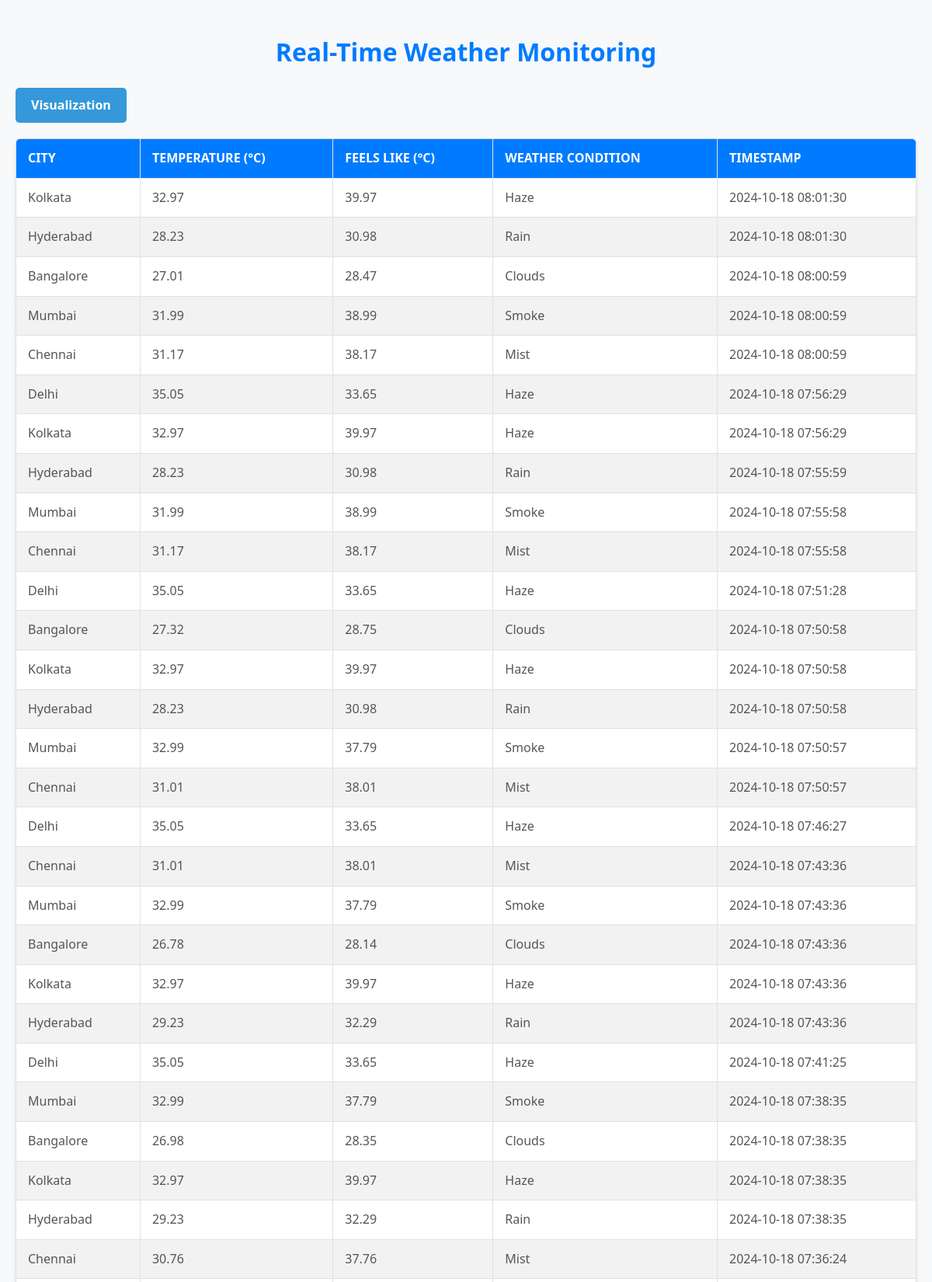
The page / (upper part) on the database its author committed.
### tables this page shows
CREATE TABLE weather (
            id INTEGER PRIMARY KEY AUTOINCREMENT,
            city TEXT,
            temperature REAL,
            feels_like REAL,
            weather_condition TEXT,
            timestamp DATETIME DEFAULT CURRENT_TIMESTAMP
        );

### app.py (the view)
@app.route('/')
def index():
    weather_data = get_weather_data()
    return render_template('index.html', weather_data=weather_data)

### database.py (called while the page is built)
def get_weather_data():
    conn = sqlite3.connect('weather.db')
    cursor = conn.cursor()
    cursor.execute('SELECT city, temperature, feels_like, weather_condition, timestamp FROM weather ORDER BY timestamp DESC')
    data = cursor.fetchall()
    conn.close()
    return data

### templates/index.html (shortened to what this page needs)
<!DOCTYPE html>
<html lang="en">
<head>
    <link rel="stylesheet" href="{{ url_for('static', filename='style.css') }}">
</head>
<body>
    <h1>Real-Time Weather Monitoring</h1>
    <a href="/plot" style="
    display: inline-block;
    padding: 10px 20px;
    background-color: #3498db;
    color: #ffffff;
    text-decoration: none;
    border-radius: 5px;
    font-weight: bold;
    transition: background-color 0.3s ease;
" onmouseover="this.style.backgroundColor='#2980b9'" onmouseout="this.style.backgroundColor='#3498db'">
    Visualization
</a>
    <table>
        <thead>
            <tr>
                <th>City</th>
                <th>Temperature (°C)</th>
                <th>Feels Like (°C)</th>
                <th>Weather Condition</th>
                <th>Timestamp</th>
            </tr>
        </thead>
        <tbody>
            {% for city, temperature, feels_like, weather_condition, timestamp in weather_data %}
                <tr>
                    <td>{{ city }}</td>
                    <td>{{ temperature }}</td>
                    <td>{{ feels_like }}</td>
                    <td>{{ weather_condition }}</td>
                    <td>{{ timestamp }}</td>
                </tr>
            {% endfor %}
        </tbody>
    </table>
</body>
</html>

### static/style.css (style rules this page uses)
body { font-family: 'Segoe UI', Tahoma, Geneva, Verdana, sans-serif; background-color: #f8f9fa; color: #333; padding: 20px; margin: 0; line-height: 1.6; }
table { width: 100%; border-collapse: collapse; margin: 20px 0; box-shadow: 0 2px 5px rgba(0, 0, 0, 0.1); background-color: #ffffff; border-radius: 8px; overflow: hidden; }
th, td { border: 1px solid #e1e1e1; padding: 12px 15px; text-align: left; }
th { background-color: #007BFF; color: #ffffff; font-weight: bold; text-transform: uppercase; }
tr:nth-child(even) { background-color: #f2f2f2; }
td { color: #555; }
h1 { text-align: center; color: #007BFF; margin-bottom: 20px; }

### rows shown on the page
weather: city "Kolkata", temperature "32.97", feels_like "39.97", weather_condition "Haze", timestamp "2024-10-18 08:01:30"
weather: city "Hyderabad", temperature "28.23", feels_like "30.98", weather_condition "Rain", timestamp "2024-10-18 08:01:30"
weather: city "Bangalore", temperature "27.01", feels_like "28.47", weather_condition "Clouds", timestamp "2024-10-18 08:00:59"
weather: city "Mumbai", temperature "31.99", feels_like "38.99", weather_condition "Smoke", timestamp "2024-10-18 08:00:59"
weather: city "Chennai", temperature "31.17", feels_like "38.17", weather_condition "Mist", timestamp "2024-10-18 08:00:59"
weather: city "Delhi", temperature "35.05", feels_like "33.65", weather_condition "Haze", timestamp "2024-10-18 07:56:29"
weather: city "Kolkata", temperature "32.97", feels_like "39.97", weather_condition "Haze", timestamp "2024-10-18 07:56:29"
weather: city "Hyderabad", temperature "28.23", feels_like "30.98", weather_condition "Rain", timestamp "2024-10-18 07:55:59"
weather: city "Mumbai", temperature "31.99", feels_like "38.99", weather_condition "Smoke", timestamp "2024-10-18 07:55:58"
weather: city "Chennai", temperature "31.17", feels_like "38.17", weather_condition "Mist", timestamp "2024-10-18 07:55:58"
weather: city "Delhi", temperature "35.05", feels_like "33.65", weather_condition "Haze", timestamp "2024-10-18 07:51:28"
weather: city "Bangalore", temperature "27.32", feels_like "28.75", weather_condition "Clouds", timestamp "2024-10-18 07:50:58"
weather: city "Kolkata", temperature "32.97", feels_like "39.97", weather_condition "Haze", timestamp "2024-10-18 07:50:58"
weather: city "Hyderabad", temperature "28.23", feels_like "30.98", weather_condition "Rain", timestamp "2024-10-18 07:50:58"
weather: city "Mumbai", temperature "32.99", feels_like "37.79", weather_condition "Smoke", timestamp "2024-10-18 07:50:57"
weather: city "Chennai", temperature "31.01", feels_like "38.01", weather_condition "Mist", timestamp "2024-10-18 07:50:57"
weather: city "Delhi", temperature "35.05", feels_like "33.65", weather_condition "Haze", timestamp "2024-10-18 07:46:27"
weather: city "Chennai", temperature "31.01", feels_like "38.01", weather_condition "Mist", timestamp "2024-10-18 07:43:36"
weather: city "Mumbai", temperature "32.99", feels_like "37.79", weather_condition "Smoke", timestamp "2024-10-18 07:43:36"
weather: city "Bangalore", temperature "26.78", feels_like "28.14", weather_condition "Clouds", timestamp "2024-10-18 07:43:36"
weather: city "Kolkata", temperature "32.97", feels_like "39.97", weather_condition "Haze", timestamp "2024-10-18 07:43:36"
weather: city "Hyderabad", temperature "29.23", feels_like "32.29", weather_condition "Rain", timestamp "2024-10-18 07:43:36"
weather: city "Delhi", temperature "35.05", feels_like "33.65", weather_condition "Haze", timestamp "2024-10-18 07:41:25"
weather: city "Mumbai", temperature "32.99", feels_like "37.79", weather_condition "Smoke", timestamp "2024-10-18 07:38:35"
weather: city "Bangalore", temperature "26.98", feels_like "28.35", weather_condition "Clouds", timestamp "2024-10-18 07:38:35"
weather: city "Kolkata", temperature "32.97", feels_like "39.97", weather_condition "Haze", timestamp "2024-10-18 07:38:35"
weather: city "Hyderabad", temperature "29.23", feels_like "32.29", weather_condition "Rain", timestamp "2024-10-18 07:38:35"
weather: city "Chennai", temperature "30.76", feels_like "37.76", weather_condition "Mist", timestamp "2024-10-18 07:36:24"
